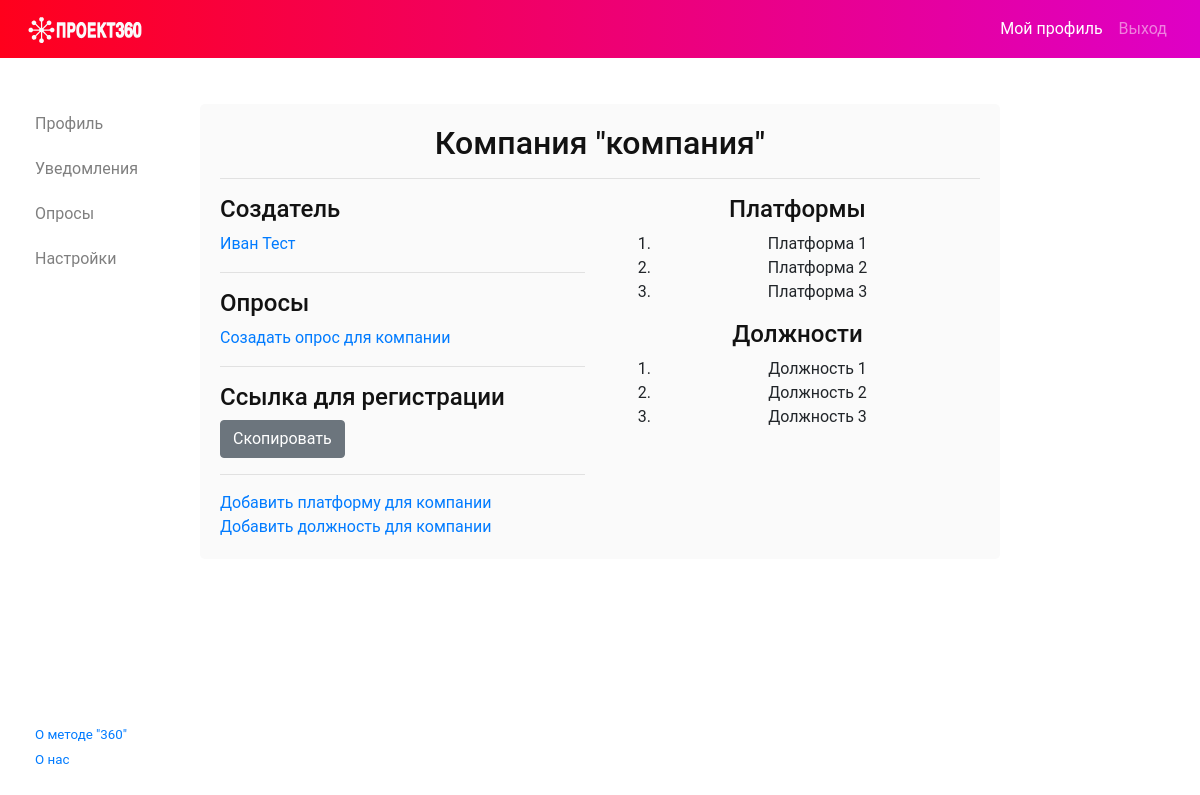
Page /company_view/ (signed in) on the committed database.
### main/models.py (models this page shows, shortened)
class Company(models.Model):
    name = models.CharField(max_length=20)
    owner = models.OneToOneField(User, on_delete=models.CASCADE)
    key = models.CharField(max_length=36, unique=True, default='')
    objects = models.Manager()
    class Meta:
        db_table = "Company"

class Profile (models.Model):
    user = models.OneToOneField(User, on_delete=models.CASCADE)
    name = models.CharField(max_length=20)
    surname = models.CharField(max_length=20)
    patronymic = models.CharField(max_length=20)
    company = models.ForeignKey('Company', on_delete=models.CASCADE, null=True)
    platform = models.ForeignKey('PlatformCompany', on_delete=models.CASCADE, null=True)
    position = models.ForeignKey('Position', on_delete=models.CASCADE, null=True)
    groups = models.ManyToManyField('Group', null=True)
    city = models.ForeignKey('City', on_delete=models.CASCADE, null=True)
    objects = models.Manager()
    last_poll = models.OneToOneField('Poll', on_delete=models.CASCADE, null=True)
    answers_sum = models.IntegerField(default=0)
    count_answers = models.IntegerField(default=0)
    class Meta:
        db_table = "Profile"

class PlatformCompany(models.Model):
    platform = models.ForeignKey('Platforms', on_delete=models.CASCADE)
    company = models.ForeignKey(Company, on_delete=models.CASCADE)
    objects = models.Manager()
    class Meta:
        db_table = "Platforms in company"
    def __str__(self):
        return '{}'.format(self.platform)

class Platforms (models.Model):
    name = models.CharField(max_length=50, unique=True)
    objects = models.Manager()
    class Meta:
        db_table = "Platforms"
    def __str__(self):
        return self.name

class PositionCompany (models.Model):
    position = models.ForeignKey('Position', on_delete=models.CASCADE)
    company = models.ForeignKey(Company, on_delete=models.CASCADE)
    objects = models.Manager()
    class Meta:
        db_table = "Positions in company"
    def __str__(self):
        return '{}'.format(self.position)

class Position(models.Model):
    name = models.CharField(max_length=20, unique=True)
    objects = models.Manager()
    class Meta:
        db_table = "Positions"
    def __str__(self):
        return self.name

### main/views/company_views.py (the view)
# urls.py: path('company_view/', company_views.company_view, name='company_view'),
def company_view(request):
    if auth.get_user(request).is_anonymous:
        return redirect('/')
    profile = get_user_profile(request)
    company = profile.company
    if company is None:
        return redirect('/communications/')
    args = {
        'title': company.name,
        'positions': PositionCompany.objects.filter(company=company),
        'platforms': PlatformCompany.objects.filter(company=company),
        'company_name': company.name,
        'owner': {'pk': company.owner.profile.pk,
                  'name': company.owner.profile.name,
                  'surname': company.owner.profile.surname},
        'link_to_enter': request.scheme + "://" + request.get_host() + "/invite/c/" + company.key,
    }
    return render(request, 'main/companies/company_view.html', args)

### main/views/auxiliary_general_methods.py (called while the page is built)
def get_user_profile(request):
    user = auth.get_user(request)
    return Profile.objects.get(user=user)

### main/templates/main/companies/company_view.html (shortened to what this page needs)
{% extends 'main/wrapper.html' %}
{% load static %}
{% block content-user %}
    <div class="row">
        <div class="col-md-12 rounded-block">
            <div>
                <h2 style="text-align: center">Компания "{{ company_name }}"</h2>
                <hr>
                <div class="row">
                    <div class="col-md-6">
                        <div>
                            <h4>Создатель</h4>
                            <a href="{% url 'main:profile' owner.pk %}">{{ owner.name }} {{ owner.surname }}</a>
                        </div>
                        <hr>
                        <div>
                            <h4>Опросы</h4>
                            <a href="{% url 'main:respondent_choice_company' %}">Созадать опрос для компании</a>
                        </div>
                        <hr>
                        {% if link_to_enter %}
                            <div>
                                <h4>Ссылка для регистрации</h4>
                                <div>
                                    <button class="btn btn-secondary" onclick="copyText('#linkToEnter')">Скопировать
                                    </button>
                                </div>
                            </div>
                            <hr>
                            <div>
                                <a href="{% url 'main:add_new_platform_in_company' %}">Добавить платформу для
                                    компании</a>
                                <br>
                                <a href="{% url 'main:add_new_position_in_company' %}">Добавить должность для
                                    компании</a>
                            </div>
                        {% endif %}
                    </div>
                    <div class="col-md-6">
                        <div style="text-align: center">
                            {% if platforms %}
                                <h4>Платформы</h4>
                                <ol>
                                    {% for platform in platforms %}
                                        <li>
                                            {{ platform }}
                                        </li>
                                    {% endfor %}
                                </ol>
                            {% endif %}
                        </div>
                        <div style="text-align: center">
                            <h4 style="text-align: center">Должности</h4>
                            {% if positions %}
                                <ol>
                                    {% for position in positions %}
                                        <li>
                                            {{ position }}
                                        </li>
                                    {% endfor %}
                                </ol>
                            {% else %}
                                <i><a href="{% url 'main:add_new_position_in_company' %}">Необходимо добавить должности</a></i>
                            {% endif %}
                        </div>
                    </div>
                </div>
            </div>
        </div>
    </div>
{% endblock %}

### main/static/main/css/custom.css (style rules this page uses)
body { font-family: "Roboto", sans-serif; }
h1, h2, h3, h4, h5, h6 { margin-top: 0; margin-bottom: 0.5rem; color: rgba(0, 0, 0, 0.93); }
.rounded-block { background-color: #fafafa; border-radius: 5px; padding: 20px; height: auto; }

### rows in the picture
Company: name "компания"
Profile: name "Иван", surname "Тест"
PlatformCompany: platform.name "Платформа 1"
PlatformCompany: platform.name "Платформа 2"
PlatformCompany: platform.name "Платформа 3"
PositionCompany: position.name "Должность 1"
PositionCompany: position.name "Должность 2"
PositionCompany: position.name "Должность 3"
